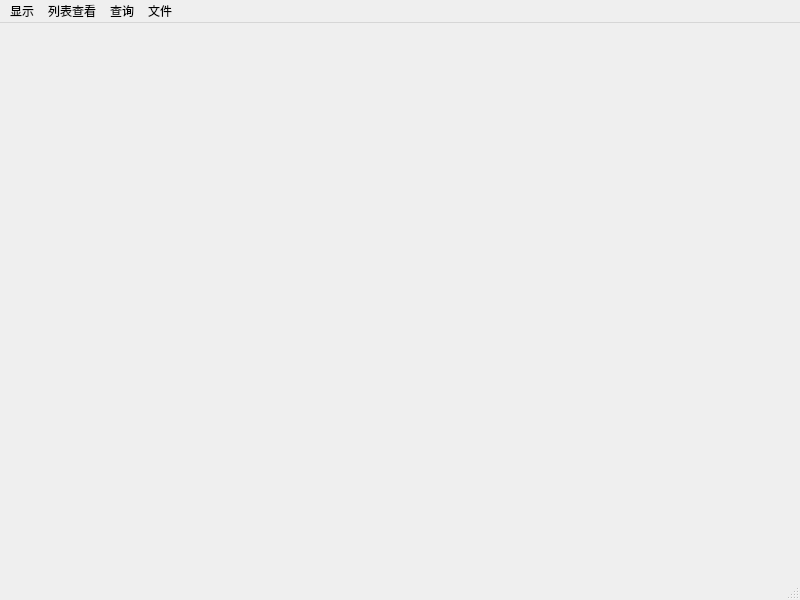
<?xml version="1.0" encoding="UTF-8"?>
<ui version="4.0">
 <class>MainWindow</class>
 <widget class="QMainWindow" name="MainWindow">
  <property name="geometry">
   <rect>
    <x>0</x>
    <y>0</y>
    <width>800</width>
    <height>600</height>
   </rect>
  </property>
  <property name="windowTitle">
   <string>MainWindow</string>
  </property>
  <widget class="QWidget" name="centralwidget"/>
  <widget class="QMenuBar" name="menubar">
   <property name="geometry">
    <rect>
     <x>0</x>
     <y>0</y>
     <width>800</width>
     <height>26</height>
    </rect>
   </property>
   <widget class="QMenu" name="menufile">
    <property name="title">
     <string>显示</string>
    </property>
    <addaction name="action_grid"/>
    <addaction name="action"/>
    <addaction name="action_2"/>
    <addaction name="action_pause"/>
    <addaction name="action_4"/>
    <addaction name="action_5"/>
   </widget>
   <widget class="QMenu" name="menu">
    <property name="title">
     <string>列表查看</string>
    </property>
    <addaction name="action_6"/>
    <addaction name="action_7"/>
    <addaction name="action_8"/>
    <addaction name="action_9"/>
    <addaction name="action_10"/>
   </widget>
   <widget class="QMenu" name="menu_2">
    <property name="title">
     <string>查询</string>
    </property>
    <addaction name="action_id"/>
    <addaction name="action_locusplay"/>
    <addaction name="action_pause_2"/>
    <addaction name="action_quick"/>
    <addaction name="action_bujin"/>
    <addaction name="action_15"/>
    <addaction name="action_16"/>
    <addaction name="action_17"/>
    <addaction name="action_18"/>
    <addaction name="action_19"/>
   </widget>
   <widget class="QMenu" name="menu_3">
    <property name="title">
     <string>文件</string>
    </property>
    <widget class="QMenu" name="menu_4">
     <property name="title">
      <string>另存为</string>
     </property>
     <addaction name="action_22"/>
     <addaction name="action_23"/>
     <addaction name="action_26"/>
     <addaction name="action_27"/>
    </widget>
    <addaction name="action_20"/>
    <addaction name="menu_4"/>
    <addaction name="action_24"/>
    <addaction name="action_25"/>
   </widget>
   <addaction name="menufile"/>
   <addaction name="menu"/>
   <addaction name="menu_2"/>
   <addaction name="menu_3"/>
  </widget>
  <widget class="QStatusBar" name="statusbar"/>
  <action name="action_grid">
   <property name="text">
    <string>网格化</string>
   </property>
  </action>
  <action name="action">
   <property name="text">
    <string>存储</string>
   </property>
   <property name="visible">
    <bool>true</bool>
   </property>
  </action>
  <action name="action_2">
   <property name="text">
    <string>更改比例</string>
   </property>
  </action>
  <action name="action_pause">
   <property name="text">
    <string>暂停</string>
   </property>
  </action>
  <action name="action_4">
   <property name="text">
    <string>待设置</string>
   </property>
  </action>
  <action name="action_5">
   <property name="text">
    <string>待设置</string>
   </property>
  </action>
  <action name="action_6">
   <property name="text">
    <string>查看某一类别</string>
   </property>
  </action>
  <action name="action_7">
   <property name="text">
    <string>查看某一个人</string>
   </property>
  </action>
  <action name="action_8">
   <property name="text">
    <string>标签查看</string>
   </property>
  </action>
  <action name="action_9">
   <property name="text">
    <string>待设置</string>
   </property>
  </action>
  <action name="action_10">
   <property name="text">
    <string>待设置</string>
   </property>
  </action>
  <action name="action_id">
   <property name="text">
    <string>特定id</string>
   </property>
  </action>
  <action name="action_locusplay">
   <property name="text">
    <string>轨迹播放</string>
   </property>
  </action>
  <action name="action_pause_2">
   <property name="text">
    <string>暂停</string>
   </property>
  </action>
  <action name="action_quick">
   <property name="text">
    <string>倍速</string>
   </property>
  </action>
  <action name="action_bujin">
   <property name="text">
    <string>步进</string>
   </property>
  </action>
  <action name="action_15">
   <property name="text">
    <string>特定时刻所有标签的位置示</string>
   </property>
  </action>
  <action name="action_16">
   <property name="text">
    <string>某一时刻统计距离</string>
   </property>
  </action>
  <action name="action_17">
   <property name="text">
    <string>某一个时刻统计列表</string>
   </property>
  </action>
  <action name="action_18">
   <property name="text">
    <string>待设置</string>
   </property>
  </action>
  <action name="action_19">
   <property name="text">
    <string>待设置</string>
   </property>
  </action>
  <action name="action_20">
   <property name="text">
    <string>打开</string>
   </property>
  </action>
  <action name="action_22">
   <property name="text">
    <string>根据时间段导出</string>
   </property>
  </action>
  <action name="action_23">
   <property name="text">
    <string>根据类别段导出</string>
   </property>
  </action>
  <action name="action_24">
   <property name="text">
    <string>待设置</string>
   </property>
  </action>
  <action name="action_25">
   <property name="text">
    <string>待设置</string>
   </property>
  </action>
  <action name="action_26">
   <property name="text">
    <string>待设置</string>
   </property>
  </action>
  <action name="action_27">
   <property name="text">
    <string>待设置</string>
   </property>
  </action>
 </widget>
 <resources/>
 <connections/>
</ui>
